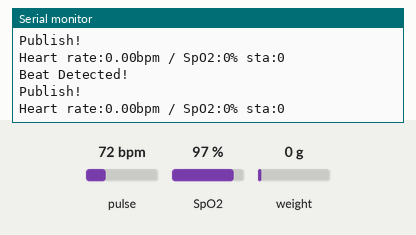
This sketch was run on a simulated ESP32. Shown: the last lines printed to the serial monitor. The test bench sets the inputs (shaded band); at power-on: pulse 72 bpm, SpO2 97 %, weight on the scale 0 g. WiFi joins after 1.5 s; servers stay silent unless stated; no MQTT or app messages arrive unless stated; not simulated (calls return 0 or success): mqtt_secrets.h.

Above: at 3.8 s.
3.9 s: pulse set to 42 bpm
At 5.3 s:
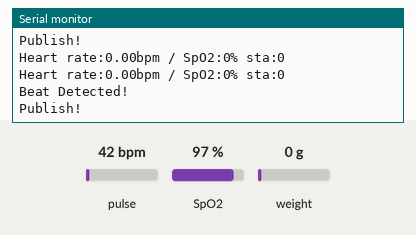
5.4 s: SpO2 set to 80 %
At 6.4 s:
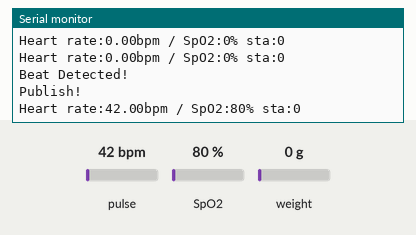
6.9 s: pulse set to 70 bpm
At 8.2 s:
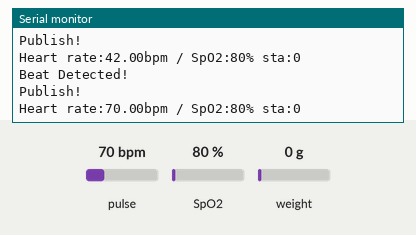
Timing chart, 0 to 9.9 s (numbered marks = the images above; inputs shaded):
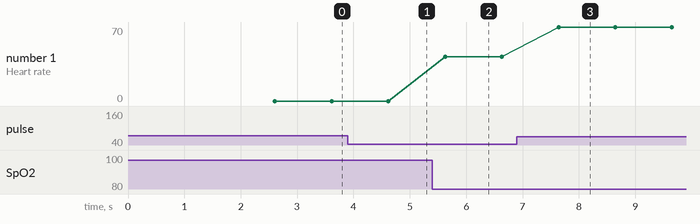

Measured:
- after the input at 5.4 s, the serial monitor: prints a new line after 0.23 s (image 2)
- after the input at 6.9 s, the serial monitor: prints a new line after 0.74 s (image 3)
- plotted number 1: 42 → 70 after the input at 6.9 s

The sketch:

main_esp32.ino
```cpp
#include <WiFi.h>
#include <PubSubClient.h>
#include "mqtt_secrets.h"
#include <HTTPClient.h>
#include "HX711.h"
#include "MAX30100_PulseOximeter.h"
#include <HardwareSerial.h>

/* max30100 on d22 and d23 */
#define MAX30100_ADDRESS 0x57
#define REPORTING_PERIOD_MS 1000
PulseOximeter pox;
uint32_t tsLastReport = 0;

/* connection info */
const char* ssid = "SAWAT";
const char* password = "0818111946";
const char* server = "mqtt3.thingspeak.com";
const char* channelID = "2104323";
const char* HRchannelID = "2106683";
const char* mqttUserName = SECRET_MQTT_USERNAME;
const char* mqttPass = SECRET_MQTT_PASSWORD;
const char* clientID = SECRET_MQTT_CLIENT_ID;
WiFiClient client;
PubSubClient mqtt(client);

/* HX711 Info */
#define zero_factor 8165550
#define HX711_DOUT 26
#define HX711_SCK 27
#define DEC_POINT 2
float calibration_factor = 237565.00;
float offset = 0;
HX711 scale(HX711_DOUT, HX711_SCK);

void WeightTask(void* parameter) {
  while (1) {
    float data = get_units_kg() * 1000;
    //Serial2.print(String(data));
    if (data < 0) data = 0;
    //Serial.println("data 1 : " + String(data));
    publishToThingSpeak(mqtt, channelID, 1, data);
    delay(5000);
  }
}

void SendingA(void* parameter) {
  while (1) {
    Serial2.print(String(get_units_kg() * 1000) + "," + String(pox.getHeartRate()));
    delay(2500);
  }
}

void onBeatDetected() {
  Serial.println("Beat Detected!");
  publishToThingSpeak(mqtt, HRchannelID, 1, pox.getHeartRate());
  Serial.println("Publish!");
}

void setup() {
  /* init serial*/
  Serial.begin(115200);
  delay(1000);

  /* init wifi*/
  WiFi.mode(WIFI_STA);  //Optional
  WiFi.begin(ssid, password);
  Serial.println("\nConnecting to WiFi");
  while (WiFi.status() != WL_CONNECTED) {
    Serial.print(".");
    delay(100);
  }
  Serial.println("\nConnected to the WiFi network");
  Serial.print("Local ESP32 IP: ");
  Serial.println(WiFi.localIP());

  /* init mqtt*/
  mqtt.setServer(server, 1883);
  Serial.println("\nConnecting to MQTT Broker");
  while (!mqtt.connected()) {
    mqtt.connect(clientID, mqttUserName, mqttPass);
    Serial.print(".");
    delay(50);
  }
  Serial.println("MQTT Broker Connected");

  /* init hx711*/
  scale.set_scale(calibration_factor);
  scale.set_offset(zero_factor);

  /* init pox */
  if (!pox.begin()) {
    Serial.println("POX Init FAILED");
    for (;;)
      ;
  } else {
    Serial.println("POX Init SUCCESS");
  }
  pox.setIRLedCurrent(MAX30100_LED_CURR_7_6MA);
  pox.setOnBeatDetectedCallback(onBeatDetected);

  Serial2.begin(115200, SERIAL_8N1, 3, 1);

  /* create task for reading weight */
  xTaskCreatePinnedToCore(WeightTask, "Weight Task", 2048, NULL, 1, NULL, 0);
  xTaskCreatePinnedToCore(SendingA, "HeartRate Task", 2048, NULL, 2, NULL, 1);
}

void loop() {
  pox.update();

  if (millis() - tsLastReport > REPORTING_PERIOD_MS) {
    Serial.print("Heart rate:");
    float HR = pox.getHeartRate();
    Serial.print(HR);
    Serial.print("bpm / SpO2:");
    Serial.print(pox.getSpO2());
    Serial.print("% ");
    Serial.print("sta:");
    Serial.println(pox.getRedLedCurrentBias());
    tsLastReport = millis();
  }
  delay(100);
}

float get_units_kg() {
  return (scale.get_units() * 0.453592);
}

void publishToThingSpeak(PubSubClient& mqtt, const char* channelID, int fieldNumber, float data) {
  String dataString = "&field" + String(fieldNumber) + "=" + String(data);
  String topicString = "channels/" + String(channelID) + "/publish";
  mqtt.publish(topicString.c_str(), dataString.c_str());
}
```
